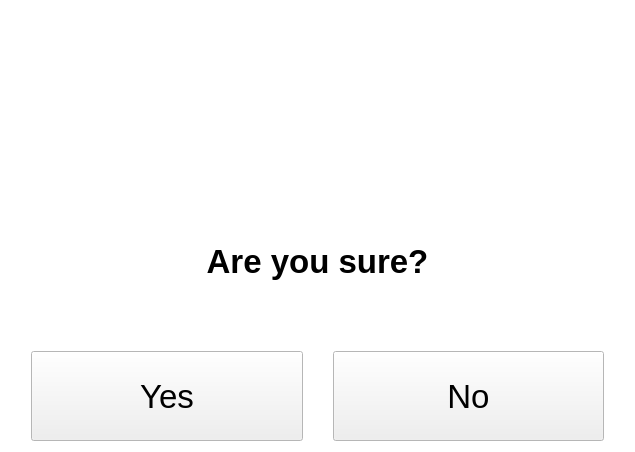
<?xml version="1.0" encoding="UTF-8"?>
<ui version="4.0">
 <class>MessagePage</class>
 <widget class="QWidget" name="MessagePage">
  <property name="geometry">
   <rect>
    <x>0</x>
    <y>0</y>
    <width>635</width>
    <height>452</height>
   </rect>
  </property>
  <property name="palette">
   <palette>
    <active>
     <colorrole role="Base">
      <brush brushstyle="SolidPattern">
       <color alpha="255">
        <red>255</red>
        <green>255</green>
        <blue>255</blue>
       </color>
      </brush>
     </colorrole>
     <colorrole role="Window">
      <brush brushstyle="SolidPattern">
       <color alpha="255">
        <red>255</red>
        <green>255</green>
        <blue>255</blue>
       </color>
      </brush>
     </colorrole>
    </active>
    <inactive>
     <colorrole role="Base">
      <brush brushstyle="SolidPattern">
       <color alpha="255">
        <red>255</red>
        <green>255</green>
        <blue>255</blue>
       </color>
      </brush>
     </colorrole>
     <colorrole role="Window">
      <brush brushstyle="SolidPattern">
       <color alpha="255">
        <red>255</red>
        <green>255</green>
        <blue>255</blue>
       </color>
      </brush>
     </colorrole>
    </inactive>
    <disabled>
     <colorrole role="Base">
      <brush brushstyle="SolidPattern">
       <color alpha="255">
        <red>255</red>
        <green>255</green>
        <blue>255</blue>
       </color>
      </brush>
     </colorrole>
     <colorrole role="Window">
      <brush brushstyle="SolidPattern">
       <color alpha="255">
        <red>255</red>
        <green>255</green>
        <blue>255</blue>
       </color>
      </brush>
     </colorrole>
    </disabled>
   </palette>
  </property>
  <property name="windowTitle">
   <string>Form</string>
  </property>
  <property name="autoFillBackground">
   <bool>true</bool>
  </property>
  <layout class="QVBoxLayout" name="verticalLayout_2">
   <item>
    <layout class="QVBoxLayout" name="verticalLayout">
     <property name="spacing">
      <number>0</number>
     </property>
     <property name="leftMargin">
      <number>0</number>
     </property>
     <item>
      <widget class="QLabel" name="infoLabel">
       <property name="palette">
        <palette>
         <active>
          <colorrole role="WindowText">
           <brush brushstyle="SolidPattern">
            <color alpha="255">
             <red>255</red>
             <green>0</green>
             <blue>0</blue>
            </color>
           </brush>
          </colorrole>
         </active>
         <inactive>
          <colorrole role="WindowText">
           <brush brushstyle="SolidPattern">
            <color alpha="255">
             <red>255</red>
             <green>0</green>
             <blue>0</blue>
            </color>
           </brush>
          </colorrole>
         </inactive>
         <disabled>
          <colorrole role="WindowText">
           <brush brushstyle="SolidPattern">
            <color alpha="255">
             <red>128</red>
             <green>128</green>
             <blue>128</blue>
            </color>
           </brush>
          </colorrole>
         </disabled>
        </palette>
       </property>
       <property name="font">
        <font>
         <pointsize>20</pointsize>
         <weight>50</weight>
         <bold>false</bold>
        </font>
       </property>
       <property name="text">
        <string/>
       </property>
       <property name="scaledContents">
        <bool>true</bool>
       </property>
       <property name="alignment">
        <set>Qt::AlignCenter</set>
       </property>
       <property name="wordWrap">
        <bool>true</bool>
       </property>
      </widget>
     </item>
     <item>
      <widget class="QLabel" name="label">
       <property name="font">
        <font>
         <pointsize>25</pointsize>
         <weight>75</weight>
         <bold>true</bold>
        </font>
       </property>
       <property name="text">
        <string>Are you sure?</string>
       </property>
       <property name="alignment">
        <set>Qt::AlignCenter</set>
       </property>
      </widget>
     </item>
    </layout>
   </item>
   <item>
    <layout class="QHBoxLayout" name="horizontalLayout">
     <property name="spacing">
      <number>30</number>
     </property>
     <property name="leftMargin">
      <number>20</number>
     </property>
     <property name="topMargin">
      <number>0</number>
     </property>
     <property name="rightMargin">
      <number>20</number>
     </property>
     <property name="bottomMargin">
      <number>0</number>
     </property>
     <item>
      <widget class="QPushButton" name="okButton">
       <property name="sizePolicy">
        <sizepolicy hsizetype="Minimum" vsizetype="Fixed">
         <horstretch>0</horstretch>
         <verstretch>0</verstretch>
        </sizepolicy>
       </property>
       <property name="minimumSize">
        <size>
         <width>0</width>
         <height>90</height>
        </size>
       </property>
       <property name="font">
        <font>
         <pointsize>25</pointsize>
         <weight>50</weight>
         <bold>false</bold>
        </font>
       </property>
       <property name="focusPolicy">
        <enum>Qt::NoFocus</enum>
       </property>
       <property name="text">
        <string>Yes</string>
       </property>
      </widget>
     </item>
     <item>
      <widget class="QPushButton" name="cancelButton">
       <property name="sizePolicy">
        <sizepolicy hsizetype="Minimum" vsizetype="Fixed">
         <horstretch>0</horstretch>
         <verstretch>0</verstretch>
        </sizepolicy>
       </property>
       <property name="minimumSize">
        <size>
         <width>0</width>
         <height>90</height>
        </size>
       </property>
       <property name="font">
        <font>
         <pointsize>25</pointsize>
         <weight>50</weight>
         <bold>false</bold>
        </font>
       </property>
       <property name="focusPolicy">
        <enum>Qt::NoFocus</enum>
       </property>
       <property name="text">
        <string>No</string>
       </property>
      </widget>
     </item>
    </layout>
   </item>
  </layout>
 </widget>
 <resources/>
 <connections/>
</ui>
